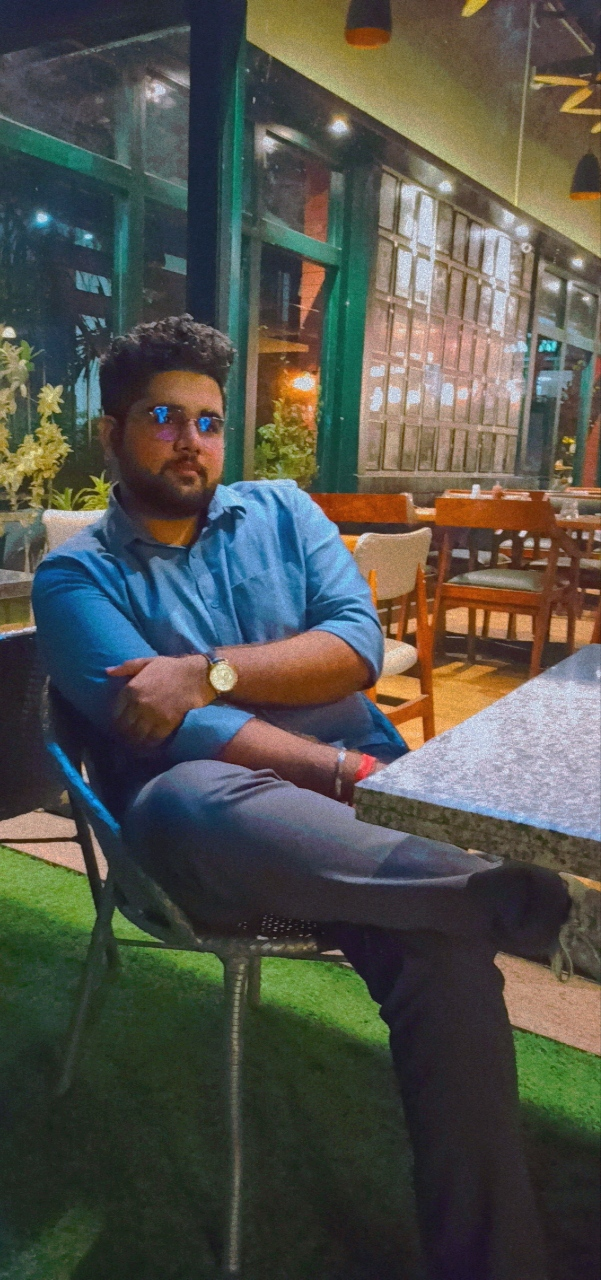
#> input picture 12-image-super-resolution/data/samples/IMG_20230814_212548.jpg, 601 x 1280 px
$ python -i augmentation.py   (imports and definitions only)
#> lines starting #> are read from the running program, lines starting #| are printed output that depends on the picture
#> further down, picture is the input picture: PIL image 601x1280 RGB; mean R, G, B 82.6, 83, 75.5
"""The training-time image augmentation, reproduced without TensorFlow.

The original notebook configured a ``keras.preprocessing.image.ImageDataGenerator``
with the settings in :data:`AUGMENTATION`. This module documents what each of
those settings means and implements the same geometric transforms with Pillow,
so the pipeline can be demonstrated and tested without TensorFlow and without
the image dataset.

**Units matter here, and they are not consistent across the settings.** In
``ImageDataGenerator``:

* ``width_shift_range`` and ``height_shift_range`` are *fractions* of the image
  dimension, so ``0.2`` means a shift of up to 20%.
* ``zoom_range`` is a *fraction*, so ``0.2`` means a zoom between 0.8x and 1.2x.
* ``shear_range`` is measured in *degrees*.
* ``rotation_range`` is also measured in *degrees*, so ``0.2`` is a fifth of a
  degree, not 20%.

Augmentation is applied only while training. Validation and test images are
rescaled but never transformed, because the goal is to measure performance on
images as they actually arrive.
"""

from __future__ import annotations

import math
import random
from dataclasses import dataclass

import numpy as np
from PIL import Image

# The exact configuration used in the original notebook.
AUGMENTATION: dict[str, float | bool] = {
    "rescale": 1.0 / 255,
    "horizontal_flip": True,
    "width_shift_range": 0.2,
    "height_shift_range": 0.2,
    "shear_range": 0.2,
    "rotation_range": 0.2,
    "zoom_range": 0.2,
}

# Every image is resized to this before entering the network.
TARGET_SIZE: tuple[int, int] = (150, 150)


@dataclass(frozen=True)
class Setting:
    """One augmentation setting, its value, unit, and effect."""

    name: str
    value: float | bool
    unit: str
    effect: str


def describe() -> list[Setting]:
    """Return each augmentation setting with its unit and practical effect.

    Used by the documentation and the figure script so the explanation and the
    configuration can never drift apart.
    """
    return [
        Setting("rescale", 1 / 255, "factor", "maps pixel values from 0-255 to 0-1"),
        Setting("horizontal_flip", True, "on/off", "mirrors the image left to right"),
        Setting("width_shift_range", 0.2, "fraction", "slides up to 20% horizontally"),
        Setting("height_shift_range", 0.2, "fraction", "slides up to 20% vertically"),
        Setting("shear_range", 0.2, "degrees", "slants the image by up to 0.2 degrees"),
        Setting("rotation_range", 0.2, "degrees", "rotates by up to 0.2 degrees"),
        Setting("zoom_range", 0.2, "fraction", "scales between 0.8x and 1.2x"),
    ]


def rescale(image: np.ndarray) -> np.ndarray:
    """Map an 8-bit image array to floats in ``[0, 1]``.

    Neural networks train poorly on raw 0-255 values: large inputs produce
    large activations and unstable gradients.
    """
    return np.asarray(image, dtype=np.float32) * AUGMENTATION["rescale"]


def horizontal_flip(image: Image.Image) -> Image.Image:
    """Mirror an image left to right."""
    return image.transpose(Image.FLIP_LEFT_RIGHT)


def shift(image: Image.Image, width_fraction: float, height_fraction: float) -> Image.Image:
    """Translate an image by a fraction of its own dimensions.

    Args:
        image: The image to shift.
        width_fraction: Horizontal shift as a fraction of width.
        height_fraction: Vertical shift as a fraction of height.

    Returns:
        The shifted image, with vacated pixels filled by the nearest edge.
    """
#> called with width_fraction = -0.0245, height_fraction = -0.067
    dx = int(round(image.width * width_fraction))
#> dx = -15
    dy = int(round(image.height * height_fraction))
#> dy = -86
    return image.transform(
        image.size,
        Image.AFFINE,
        (1, 0, -dx, 0, 1, -dy),
        resample=Image.BILINEAR,
        fillcolor=(255, 255, 255),
    )
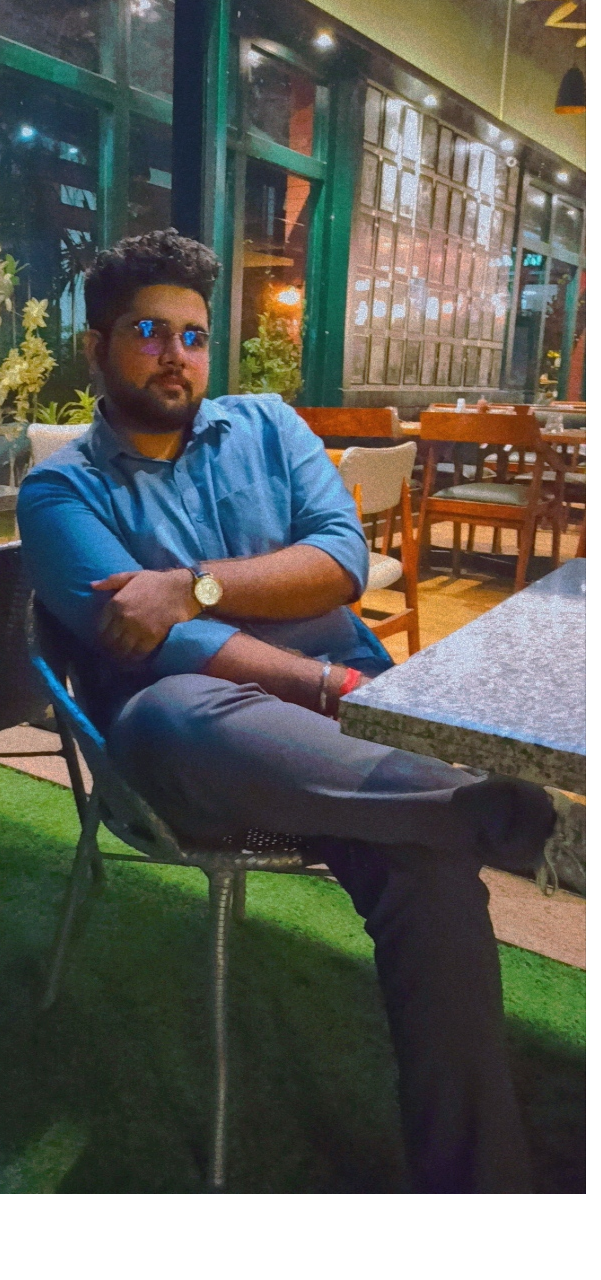
#> returned value: PIL image 601x1280 RGB; mean R, G, B 98.5, 99.1, 92.8


def rotate(image: Image.Image, degrees: float) -> Image.Image:
    """Rotate an image about its centre by ``degrees``."""
#> called with degrees = -0.116
    return image.rotate(degrees, resample=Image.BILINEAR, fillcolor=(255, 255, 255))
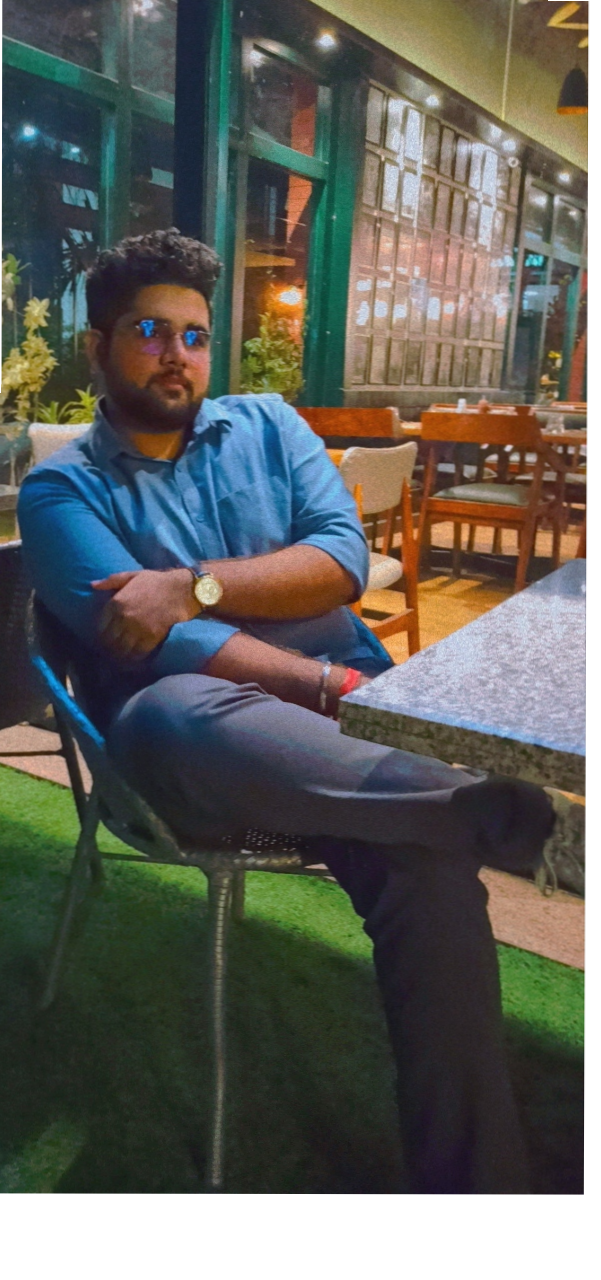
#> returned value: PIL image 601x1280 RGB; mean R, G, B 97.8, 98.4, 92.1


def shear(image: Image.Image, degrees: float) -> Image.Image:
    """Slant an image horizontally by ``degrees``."""
    factor = math.tan(math.radians(degrees))
    return image.transform(
        image.size,
        Image.AFFINE,
        (1, factor, -factor * image.height / 2, 0, 1, 0),
        resample=Image.BILINEAR,
        fillcolor=(255, 255, 255),
    )


def zoom(image: Image.Image, factor: float) -> Image.Image:
    """Scale an image about its centre, cropping or padding back to size.

    Args:
        image: The image to zoom.
        factor: Values above 1 magnify; below 1 shrink.

    Raises:
        ValueError: If ``factor`` is not positive.
    """
#> called with factor = 0.919
    if factor <= 0:
        raise ValueError(f"zoom factor must be positive, got {factor}.")

    width, height = image.size
#> width = 601; height = 1280
    scaled = image.resize(
        (max(1, int(width * factor)), max(1, int(height * factor))),
        resample=Image.BILINEAR,
    )

    canvas = Image.new("RGB", (width, height), (255, 255, 255))
#> canvas: PIL image 601x1280 RGB; every value is 255
    offset = ((width - scaled.width) // 2, (height - scaled.height) // 2)
#> offset = (24, 52)
    if factor >= 1:
        canvas.paste(scaled.crop((-offset[0], -offset[1], -offset[0] + width, -offset[1] + height)))
    else:
        canvas.paste(scaled, offset)
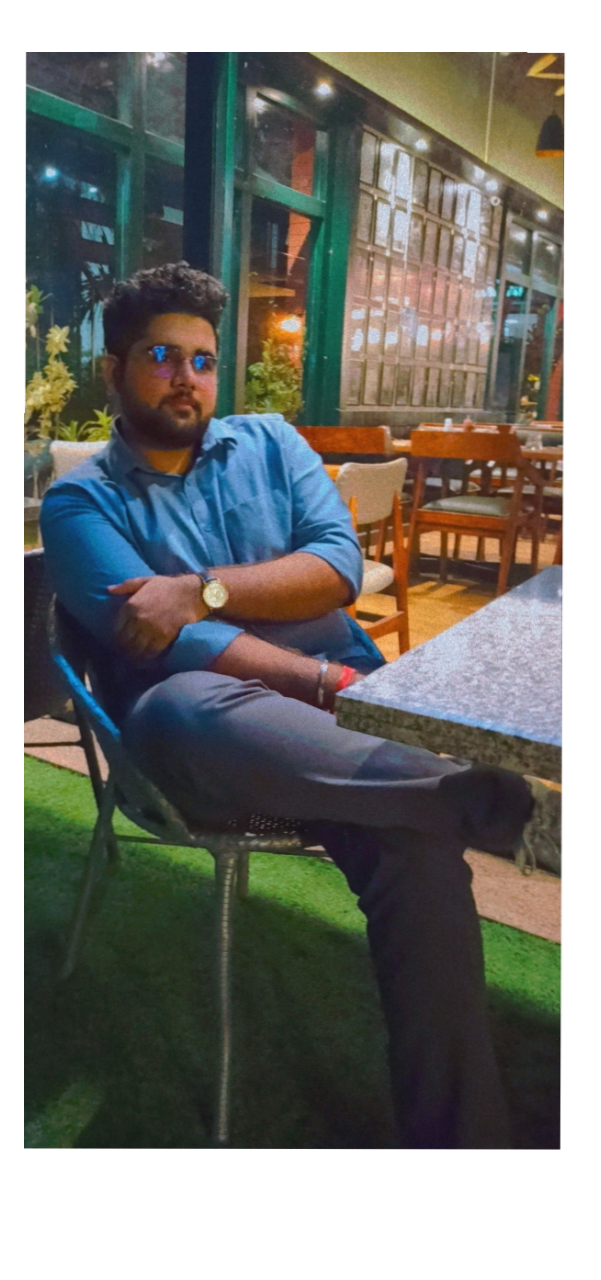
#> canvas: PIL image 601x1280 RGB; mean R, G, B 122.3, 122.9, 117.5
    return canvas


def augment(image: Image.Image, seed: int | None = None) -> Image.Image:
    """Apply one random draw of the full augmentation pipeline.

    Each call samples independently from every configured range, so the network
    sees a different variation of the same source image on every epoch.

    Args:
        image: The source image.
        seed: Optional seed, for reproducible output.

    Returns:
        A transformed copy. The original is not modified.
    """
    rng = random.Random(seed)
    result = image

    if AUGMENTATION["horizontal_flip"] and rng.random() < 0.5:
        result = horizontal_flip(result)

    result = shift(
        result,
        rng.uniform(-AUGMENTATION["width_shift_range"], AUGMENTATION["width_shift_range"]),
        rng.uniform(-AUGMENTATION["height_shift_range"], AUGMENTATION["height_shift_range"]),
    )
    result = shear(result, rng.uniform(-AUGMENTATION["shear_range"], AUGMENTATION["shear_range"]))
    result = rotate(result, rng.uniform(-AUGMENTATION["rotation_range"], AUGMENTATION["rotation_range"]))
    result = zoom(result, rng.uniform(1 - AUGMENTATION["zoom_range"], 1 + AUGMENTATION["zoom_range"]))
    return result

>>> from PIL import Image
>>> picture = Image.open('../../12-image-super-resolution/data/samples/IMG_20230814_212548.jpg')
>>> result = augment(picture)
